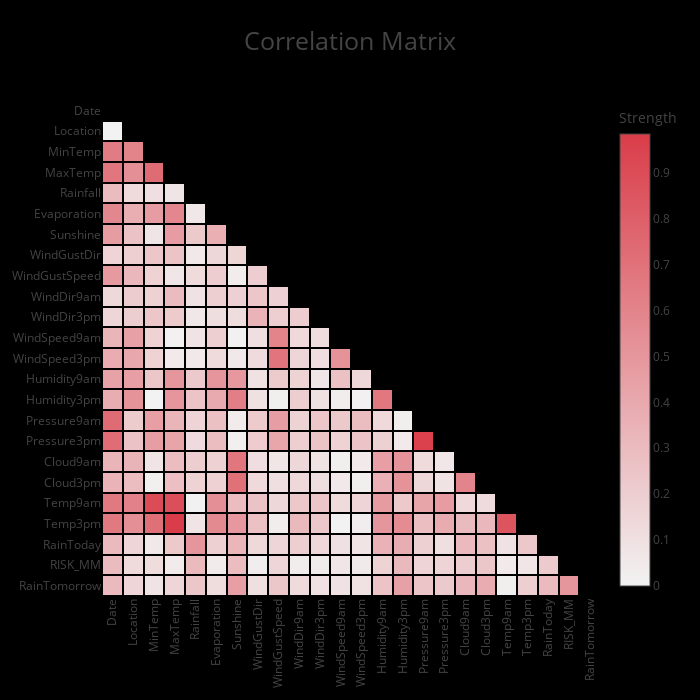

This figure's notebook cell:
### Markdown cell above
## Show categorical features
**WARNING**: When using categorical features, the matrix represents strength of association (i.e. in the scale [0, 1]). This is because it is hard to define the meaning of a *negative association* involving a categorical feature.

### Code cell
correlation_matrix(df, categorical=True)

### Figure 1 — Plotly figure (JSON) as saved in the notebook; plotly's stock layout.template omitted (floating-point values rounded to 4 significant figures; data arrays with more than 128 entries replaced by an {"elided": "..."} marker saying what was removed)
{"data": [{"colorbar": {"title": {"text": "Strength"}}, "colorscale": [[0, "rgb(242.0, 242.0, 242.0)"], [0.003623, "rgb(242, 242, 242)"], [1, "rgb(217.3859497570792, 60.84059021210298, 72.65533432870495)"]], "connectgaps": false, "type": "heatmap", "uid": "04152768-46a1-4d4f-a19d-656088b01d47", "x": ["Date", "Location", "MinTemp", "MaxTemp", "Rainfall", "Evaporation", "Sunshine", "WindGustDir", "WindGustSpeed", "WindDir9am", "WindDir3pm", "WindSpeed9am", "WindSpeed3pm", "Humidity9am", "Humidity3pm", "Pressure9am", "Pressure3pm", "Cloud9am", "Cloud3pm", "Temp9am", "Temp3pm", "RainToday", "RISK_MM", "RainTomorrow"], "xgap": 2, "y": ["RainTomorrow", "RISK_MM", "RainToday", "Temp3pm", "Temp9am", "Cloud3pm", "Cloud9am", "Pressure3pm", "Pressure9am", "Humidity3pm", "Humidity9am", "WindSpeed3pm", "WindSpeed9am", "WindDir3pm", "WindDir9am", "WindGustSpeed", "WindGustDir", "Sunshine", "Evaporation", "Rainfall", "MaxTemp", "MinTemp", "Location", "Date"], "ygap": 2, "z": {"elided": "24x24 float values"}}], "layout": {"autosize": false, "height": 700, "paper_bgcolor": "rgb(0,0,0,0)", "plot_bgcolor": "rgb(0,0,0,0)", "title": {"font": {"size": 25}, "text": "Correlation Matrix"}, "width": 700, "xaxis": {"automargin": true, "autorange": true, "range": [-0.5, 23.5], "showgrid": false, "tickangle": -90, "ticks": "", "type": "category"}, "yaxis": {"automargin": true, "autorange": true, "range": [-0.5, 23.5], "showgrid": false, "ticks": "", "type": "category"}}}
